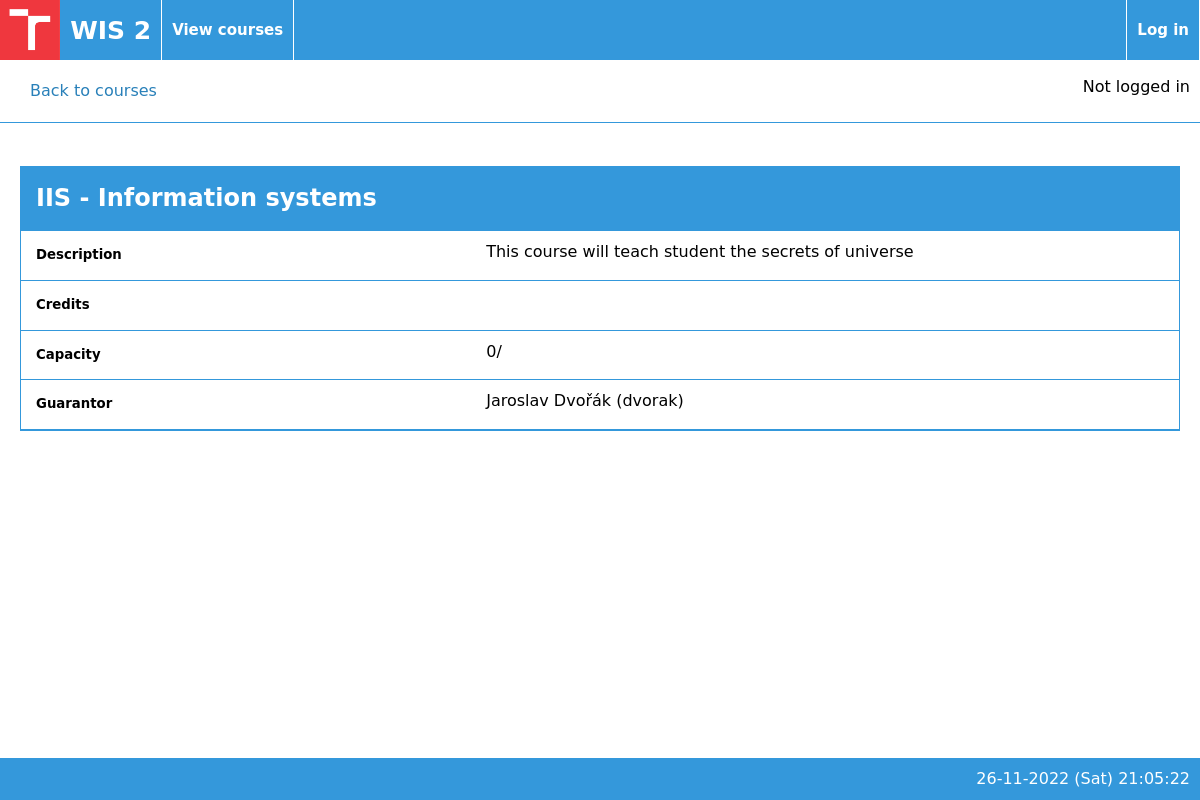
/www/html/detailcourse.php?courseID=1, run on an earlier commit of the app's database.
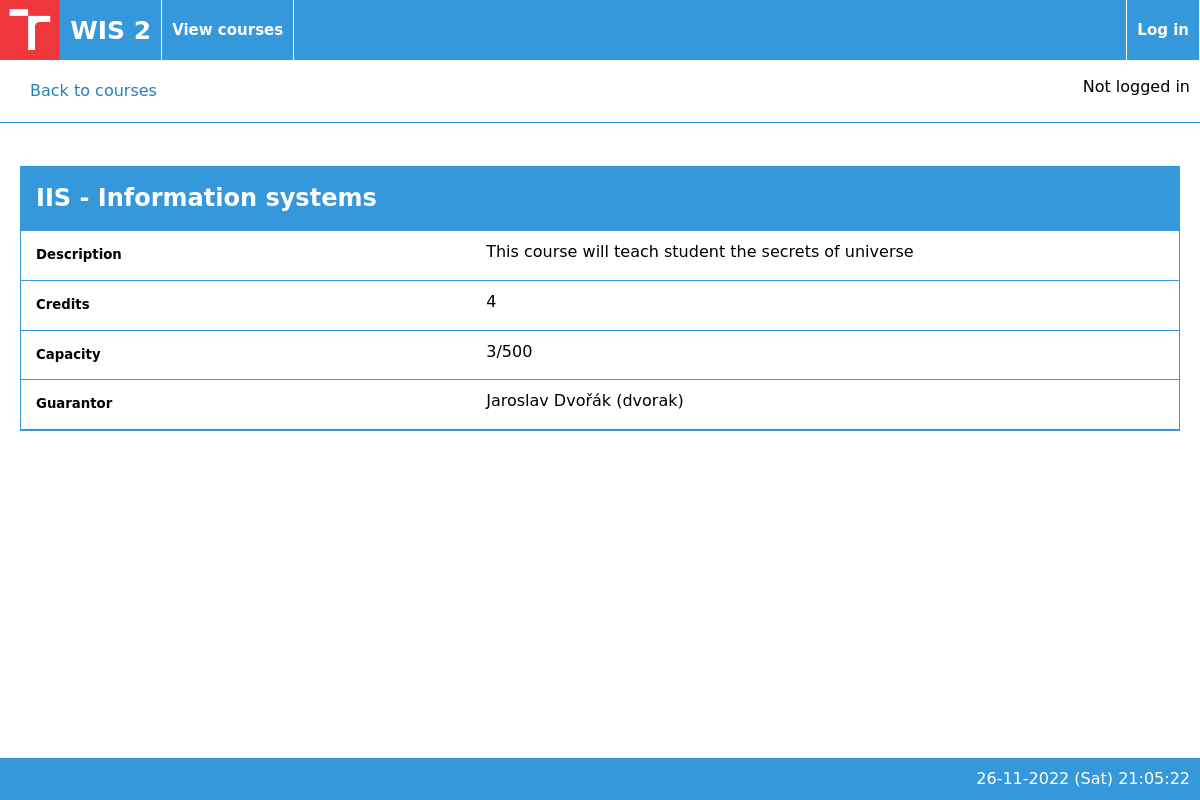
And on a later commit of the database.
### tables this page shows
CREATE TABLE Course (
    courseID INTEGER NOT NULL PRIMARY KEY AUTO_INCREMENT,
    courseName VARCHAR(128) UNIQUE NOT NULL,
    courseFullName VARCHAR(128),
    courseDescription TEXT,
    courseState INTEGER NOT NULL,
    courseCredits INTEGER,
    courseCapacity INTEGER,
    courseOpen BOOLEAN
);

### www/html/includes/courses-inc.php (called while the page is built, shortened)
<?php
function getCourseByID($courseID) {
    $conn = $GLOBALS['conn'];
    $stmt = $conn->prepare("SELECT * FROM Course WHERE courseID = ?");
    $stmt->execute([$courseID]);
    return $stmt->fetch(PDO::FETCH_OBJ);
}
function getGuarantorID($courseID) {
    $conn = $GLOBALS['conn'];
    $stmt = $conn->prepare("SELECT accountID FROM Guarantees WHERE courseID = ?");
    $stmt->execute([$courseID]);
    $result = $stmt->fetch(PDO::FETCH_OBJ);
    return $result->accountID;
}
function getCourseSignedUpNumber($courseID) {
    $conn = $GLOBALS['conn'];
    $stmt = $conn->prepare("SELECT COUNT(*) AS count FROM Attends WHERE courseID = ? AND approved = true");
    $stmt->execute([$courseID]);
    $result = $stmt->fetch(PDO::FETCH_OBJ);
    return $result->count;
}
?>

### www/html/includes/users-inc.php (called while the page is built, shortened)
<?php
 function getUserByID($uid) {
    $conn = $GLOBALS['conn'];
    $stmt = $conn->prepare("SELECT * FROM Account WHERE accountID = ?");
    $stmt->execute([$uid]);
    $user_to_return = $stmt->fetch(PDO::FETCH_OBJ);
    return $user_to_return;
}

### www/html/detailcourse.php (the view, shortened to what this page needs)
<?php
    require_once 'includes/courses-inc.php';
    require_once 'includes/users-inc.php';
    $courseID = $_GET['courseID'];
    $course = getCourseByID($courseID);
?>
<!DOCTYPE html>
<html>
<?php include_once 'templates/header.php' ?>
<?php include_once 'templates/navbar.php' ?>
<div id="button_back" ><a href=viewcourses.php>Back to courses</a></div><br/>
</section>
<section class="view_term">
<span>
<h1><?php echo $course->courseName . " - " . $course->courseFullName ?></h1>
</span>
<span>
<h5>Description</h5>
<?php echo $course->courseDescription ?>
</span>
<span>
<h5>Credits</h5>
<?php echo $course->courseCredits ?>
</span>
<span>
<h5>Capacity</h5>
<?php echo getCourseSignedUpNumber($courseID) . "/" . $course->courseCapacity?>
</span>
<span>
<h5>Guarantor</h5>
<?php
    $guarantor = getUserByID(getGuarantorID($course->courseID));
    echo $guarantor->accountRealName . " (" . $guarantor->accountUsername . ")";
?>
</span>
</section>
<?php include_once 'templates/footer.php' ?>
</html>

What changed in the data, as far as the page shows it:
changed course "IIS": courseCredits (not shown) → "4"; courseCapacity (not shown) → "500"
Also different on the page:
getCourseSignedUpNumber($courseID): "0" → "3"
